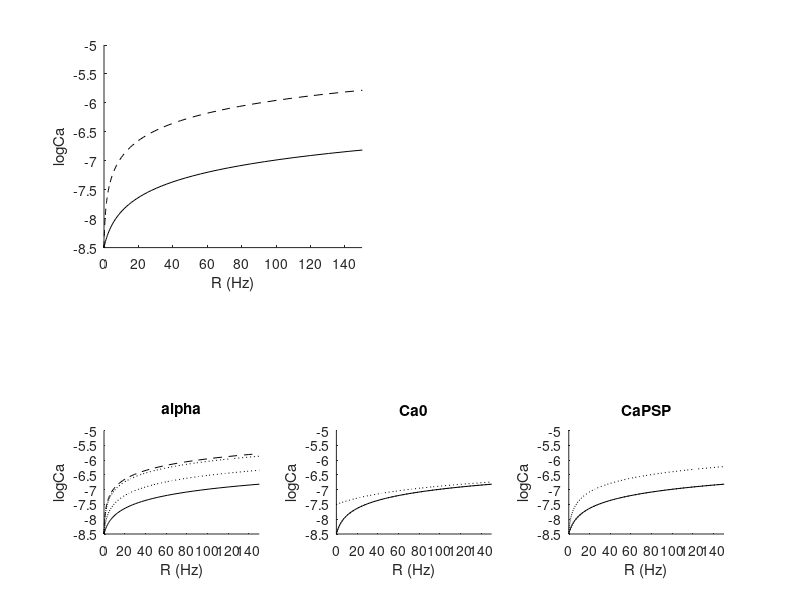

The MATLAB source for this figure: (Note: this script raises an error after producing the figure.)
figfolder  = '/Users/dl2820/Project Repos/CaHomeostasis/DailyNotebook/Notebook20210827';

%%
Ca_0 = -8.5;       %GluA1-independent (i.e. baseline) Calcium concentration
                         %(-6.854 at eqfrom SS)
Ca_PSC0 = 0.1e-8;     %Calcium per 1Hz PSPs through non-GluA1 sources
alpha = 10;
%%
Ca = linspace(Ca_0,-5,100);


%%

R_none = (10.^Ca - 10.^Ca_0)./(Ca_PSC0.*(alpha.*0+1));
R_full = (10.^Ca - 10.^Ca_0)./(Ca_PSC0.*(alpha.*1+1));

alphas = [2 8];
R_alphas =(10.^Ca - 10.^Ca_0)./(Ca_PSC0*(alphas'*1+1));

Ca_0s = [-8.5 -7.5]';
R_Ca0s =(10.^Ca - 10.^Ca_0s)./(Ca_PSC0.*(alpha.*0+1));

Ca_PSCs = [0.1e-8 0.4e-8]';
R_CaPSCs =(10.^Ca - 10.^Ca_0)./(Ca_PSCs.*(alpha.*0+1));
%%
figure
subplot(2,2,1)
    %plot((R),Ca,'k')
    hold on
    plot((R_none),Ca,'k')
    plot((R_full),Ca,'k--')

    ylabel('logCa')

    xlabel('R (Hz)')
    box off
    axis tight
    xlim([0 150])
    
    
subplot(3,3,7)
    %plot((R),Ca,'k')
    hold on
    plot((R_none),Ca,'k')
    plot((R_full),Ca,'k--')
    plot((R_alphas),Ca,'k:')

    ylabel('logCa')

    xlabel('R (Hz)')
    box off
    axis tight
    xlim([0 150])
    title('alpha')
    
    
subplot(3,3,8)
    %plot((R),Ca,'k')
    hold on
    plot((R_none),Ca,'k')
    %plot((R_full),Ca,'k--')
    plot((R_Ca0s),Ca,'k:')

    ylabel('logCa')

    xlabel('R (Hz)')
    box off
    axis tight
    xlim([0 150])
     title('Ca0')
     
subplot(3,3,9)
    %plot((R),Ca,'k')
    hold on
    plot((R_none),Ca,'k')
    %plot((R_full),Ca,'k--')
    plot((R_CaPSCs),Ca,'k:')

    ylabel('logCa')

    xlabel('R (Hz)')
    box off
    axis tight
    xlim([0 150])
     title('CaPSP')
     
    
    

NiceSave('RCa',figfolder,[],'includeDate',true)
%% Effects of kf0 and kCan ... kappa

Ca_CaN = -6.4;     %Ca midpoint for CaN (data)
s_CaN = 6;      %Steepness of CaN activation (data)

kappa = 0.01;
kf_0 = 0.6e-3; 
k_CaN = kf_0./kappa;

n = Sigmoid( Ca,Ca_CaN,s_CaN,1);
kf = kf_0;
kd = k_CaN.*n;

A = kf./(kf+kd);
R = (10.^Ca - 10.^Ca_0)./(Ca_PSC0.*(alpha.*A+1));

%kf0s
kf0s = [1e-2 1e-4]';
A_kf0 = kf0s./(kf0s+kd);
R_kf0 = (10.^Ca - 10.^Ca_0)./(Ca_PSC0.*(alpha.*A_kf0+1));

%k_CaNs
k_CaNs = [1 1e-2]';
A_kds = kf./(kf+k_CaNs.*n);
R_kd = (10.^Ca - 10.^Ca_0)./(Ca_PSC0.*(alpha.*A_kds+1));

%R1/2
Rs = linspace(0,60,60);
Ca_Ahalf = log10(10.^Ca_0 + Ca_PSC0.*Rs + Ca_PSC0.*alpha.*0.5.*Rs);
k_ratio = Sigmoid( Ca_Ahalf,Ca_CaN,s_CaN,1);

%%
figure
subplot(2,2,1)
    plot((R),Ca,'k')
    hold on
    plot((R_none),Ca,'k--')
    plot((R_full),Ca,'k--')
    ylabel('logCa')
    %plot(log10(R),A,'r')
    %LogScale('x',10)
    xlabel('R');
    box off
    axis tight
    axis tight
    xlim([0 60])
    yrange = ylim(gca);

subplot(2,2,2)
    plot(n,Ca)
    hold on
    plot(A,Ca)
    ylim(yrange)
    legend('n(Ca)','A(Ca)')
    box off
    xlabel('n, A')
   
subplot(3,3,7)
    plot((R),Ca,'k')
    hold on
    plot((R_kf0),Ca,'k:')
    plot((R_none),Ca,'--','color',[0.5 0.5 0.5])
    plot((R_full),Ca,'--','color',[0.5 0.5 0.5])
    ylabel('logCa')
    %plot(log10(R),A,'r')
    %LogScale('x',10)
    xlabel('R');
    box off
    axis tight
    axis tight
    xlim([0 60])
    yrange = ylim(gca);
    title('k_f_0')
    
subplot(3,3,8)
    plot((R),Ca,'k')
    hold on
    plot((R_kd),Ca,'k:')
    plot((R_none),Ca,'--','color',[0.5 0.5 0.5])
    plot((R_full),Ca,'--','color',[0.5 0.5 0.5])
    ylabel('logCa')
    %plot(log10(R),A,'r')
    %LogScale('x',10)
    xlabel('R');
    box off
    axis tight
    axis tight
    xlim([0 60])
    yrange = ylim(gca);    
    title('k_C_a_N')
    
    
subplot(3,3,9)
    plot(k_ratio,Rs,'k')
    xlabel('k_f_0 / k_C_a_N')
    ylabel('R_A_0_._5')
    box off
    
    
NiceSave('RCa_A',figfolder,[],'includeDate',true)



%% Adding back in the m-gate (alpha)

Ca_CamKII = -5.5;     %Ca midpoint for CaN (data)
s_CamKII = 8;      %Steepness of CaN activation (data)

k_CamK = 70.*k_CaN; %Free parameter
m_alpha = Sigmoid( Ca,Ca_CamKII,s_CamKII,1);
kf_malpha = kf_0 + k_CamK.*m_alpha;

Ca_Kdelta = 1;
m_beta = Sigmoid( Ca+Ca_Kdelta,Ca_CamKII,s_CamKII,1);
kf_mbeta = kf_0 + k_CamK.*m_beta;

%Equilibrium beta
Ca_b = -7.0;     %Ca midpoint for CaN (data)
s_b = -8;      %Steepness of CaN activation (data)
b = Sigmoid( Ca,Ca_b,s_b,1);
m_ab = Sigmoid( Ca+b.*Ca_Kdelta,Ca_CamKII,s_CamKII,1);
kf_mab = kf_0 + k_CamK.*m_ab;

A_malpha = kf_malpha./(kf_malpha+kd);
R_malpha = (10.^Ca - 10.^Ca_0)./(Ca_PSC0.*(alpha.*A_malpha+1));
A_mbeta = kf_mbeta./(kf_mbeta+kd);
R_mbeta = (10.^Ca - 10.^Ca_0)./(Ca_PSC0.*(alpha.*A_mbeta+1));
A_mab = kf_mab./(kf_mab+kd);
R_mab = (10.^Ca - 10.^Ca_0)./(Ca_PSC0.*(alpha.*A_mab+1));

%kf0s
% kf0s = [1e-2 1e-4]';
% A_kf0 = kf0s./(kf0s+kd);
% R_kf0 = (10.^Ca - 10.^Ca_0)./(Ca_PSC0.*(alpha.*A_kf0+1));

%k_CaNs
% k_CaNs = [1 1e-2]';
% A_kds = kf./(kf+k_CaNs.*n);
% R_kd = (10.^Ca - 10.^Ca_0)./(Ca_PSC0.*(alpha.*A_kds+1));


%%
figure
subplot(2,2,1)
    plot((R),Ca,'k')
    hold on
    plot((R_mab),Ca,'r')
    plot((R_malpha),Ca,'b')
   % plot((R_mbeta),Ca,'g')
    
    plot((R_none),Ca,'k--')
    plot((R_full),Ca,'k--')
    ylabel('logCa')
    %plot(log10(R),A,'r')
    %LogScale('x',10)
    xlabel('R');
    box off
    axis tight
    axis tight
    xlim([0 150])
    yrange = ylim(gca);
    legend('CaN-only','Alpha<->Beta CamKII','Alpha CamKII','location','southeast')

subplot(2,2,2)
    plot(n,Ca)
    hold on
    plot(m_alpha,Ca)
    plot(m_beta,Ca)
    plot(A,Ca)
    plot(A_malpha,Ca)
    plot(A_mbeta,Ca)
    ylim(yrange)
    legend('n(Ca)','m_a(Ca)','m_a(Ca)','A(Ca)')
    box off
    xlabel('n, A')
   
subplot(3,3,7)
    plot((R),Ca,'k')
    hold on
    plot((R_kf0),Ca,'k:')
    plot((R_none),Ca,'--','color',[0.5 0.5 0.5])
    plot((R_full),Ca,'--','color',[0.5 0.5 0.5])
    ylabel('logCa')
    %plot(log10(R),A,'r')
    %LogScale('x',10)
    xlabel('R');
    box off
    axis tight
    axis tight
    xlim([0 150])
    yrange = ylim(gca);
    title('k_f_0')
    
subplot(3,3,8)
    plot((R),Ca,'k')
    hold on
    plot((R_kd),Ca,'k:')
    plot((R_none),Ca,'--','color',[0.5 0.5 0.5])
    plot((R_full),Ca,'--','color',[0.5 0.5 0.5])
    ylabel('logCa')
    %plot(log10(R),A,'r')
    %LogScale('x',10)
    xlabel('R');
    box off
    axis tight
    axis tight
    xlim([0 150])
    yrange = ylim(gca);    
    title('k_C_a_N')
    
    
subplot(3,3,9)
    plot(k_ratio,Rs,'k')
    xlabel('k_f_0 / k_C_a_N')
    ylabel('R_A_0_._5')
    box off
    
    
NiceSave('RCa_A_mgate',figfolder,[],'includeDate',true)



%% Simulate steady state calcium as f'n of rate

%manip.rate = @(t) 20.*ones(size(t));

parms= struct();
timeparms = struct();
manip = struct();

timeparms.maxT = 0;
timeparms.preT = 6000;

parms.Ca_PSP0 = Ca_PSC0;
parms.Ca_A = 0;
parms.Ca_0 = Ca_0;

parms.kd_0 = 0;
parms.kf_0 = kf_0;
parms.k_CaN = kf_0./kappa;
parms.k_CamK = k_CamK;
parms.Ca_Kdelta = Ca_Kdelta;

R_pres = logspace(0,2,5);

for rr = 1:length(R_pres)
    bz_Counter(rr,length(R_pres),'sim')
    
    R_pre = R_pres(rr);
    manip.rate = @(t) R_pre .* ones(size(t));

    parms.Ca_A = 0;
    parms.kf_0 = kf_0;
    [simresults,parms] = Run_SynHomeo2(manip,parms,timeparms);
    equilvals.Ca(rr) = simresults.Ca(end);
    equilvals.b(rr) = simresults.b(end);
    equilvals.m(rr) = simresults.m(end);
    equilvals.n(rr) = simresults.n(end);
    close all

    parms.kf_0 = 100;
    parms.Ca_A = alpha.*Ca_PSC0;
    [simresults,parms] = Run_SynHomeo2(manip,parms,timeparms);
    equilvals_Full.Ca(rr) = simresults.Ca(end);
    equilvals_Full.b(rr) = simresults.b(end);
    equilvals_Full.m(rr) = simresults.m(end);
    equilvals_Full.n(rr) = simresults.n(end);
    close all

    parms.kf_0 = kf_0;
    parms.Ca_A = alpha.*Ca_PSC0;
    [simresults,parms] = Run_SynHomeo2(manip,parms,timeparms);
    equilvals_Eq.Ca(rr) = simresults.Ca(end);
    equilvals_Eq.b(rr) = simresults.b(end);
    equilvals_Eq.m(rr) = simresults.m(end);
    equilvals_Eq.n(rr) = simresults.n(end);
    close all
end

%%
figure
plot(simresults.t_hr,simresults.Ca,'k')
%%
figure
    subplot(2,2,1)
        plot((R),Ca,'k')
        hold on
        plot((R_none),Ca,'k--')
        plot((R_full),Ca,'k--')
        plot(R_pres,equilvals.Ca,'o')
        plot(R_pres,equilvals_Full.Ca,'o')
        plot(R_pres,equilvals_Eq.Ca,'o')
        ylabel('logCa')
        %plot(log10(R),A,'r')
        %LogScale('x',10)
        xlabel('R');
        box off
        axis tight
        axis tight
        xlim([0 60])
        yrange = ylim(gca);


 %% Simulate CaEq as function of Kfo (keeping kappa constant)
parms= struct();
timeparms = struct();
manip = struct();

timeparms.maxT = 0;
timeparms.preT = 6000;

parms.Ca_PSP0 = Ca_PSC0;
parms.Ca_A = alpha.*Ca_PSC0;
parms.Ca_0 = Ca_0;

parms.kd_0 = 0;
parms.kf_0 = kf_0;
parms.k_CaN = kf_0./kappa;
parms.k_CamK = 0;

R_pre = 30;
manip.rate = @(t) R_pre .* ones(size(t));

kf0s_sim = [1e-2 1e-3 1e-4 1e-5];

for rr = 1:length(kf0s_sim)
    bz_Counter(rr,length(kf0s_sim),'sim')
    
    parms.kf_0 = kf0s_sim(rr);
    parms.k_CaN = kf0s_sim(rr)./kappa;
    [simresults_kf0,parms] = Run_SynHomeo2(manip,parms,timeparms);
    equilvals_kf0.Ca(rr) = simresults_kf0.Ca(end);
    equilvals_kf0.b(rr) = simresults_kf0.b(end);
    equilvals_kf0.m(rr) = simresults_kf0.m(end);
    equilvals_kf0.n(rr) = simresults_kf0.n(end);
    close all

end

%%
figure
subplot(3,3,7)
    plot((R),Ca,'k')
    hold on
    plot((R_kf0),Ca,'k:')
    plot((R_none),Ca,'--','color',[0.5 0.5 0.5])
    plot((R_full),Ca,'--','color',[0.5 0.5 0.5])
    plot(R_pre,equilvals_kf0.Ca,'o')
    ylabel('logCa')
    %plot(log10(R),A,'r')
    %LogScale('x',10)
    xlabel('R');
    box off
    axis tight
    axis tight
    xlim([0 60])
    yrange = ylim(gca);
    title('k_f_0')